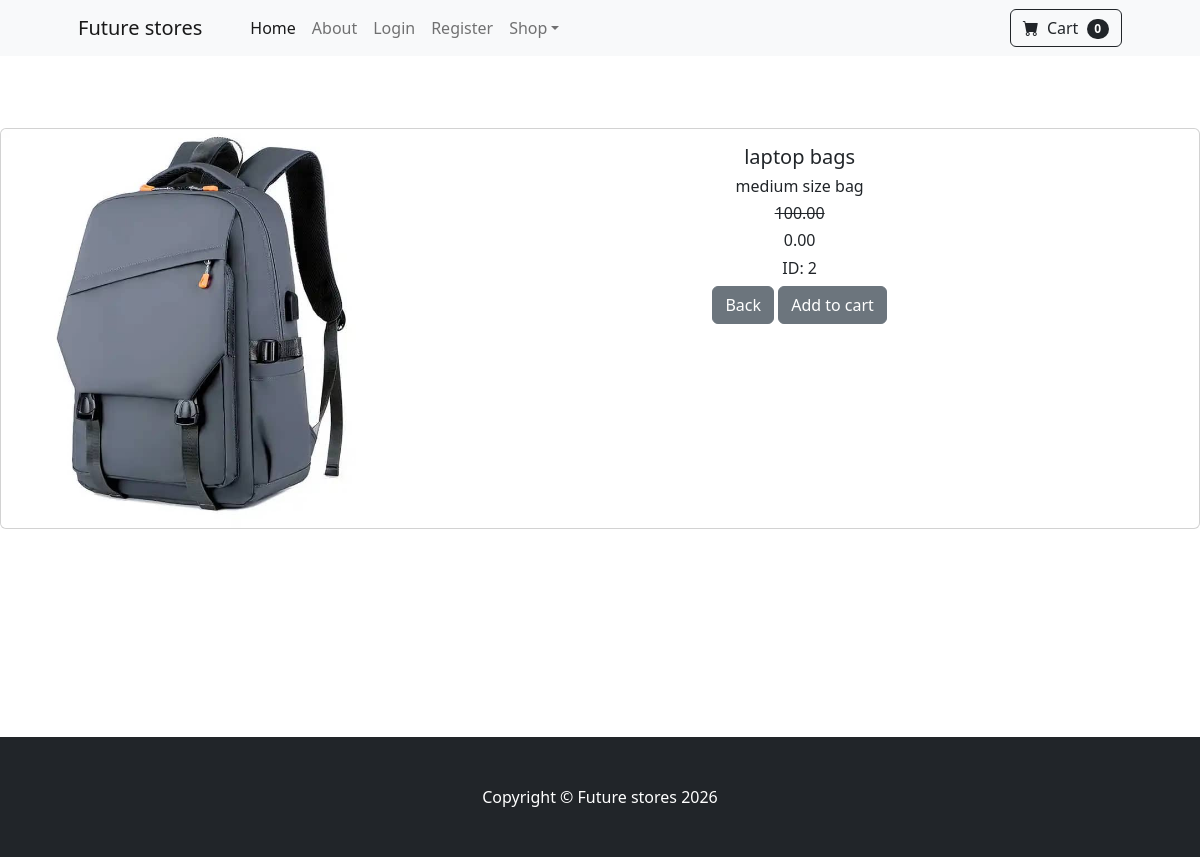
Screenshot of /product/2/ with the database file from the repository.
### store/models.py (models this page shows, shortened)
class Product(models.Model):
    name= models.CharField(max_length= 50)
    price= models.DecimalField( decimal_places=2, max_digits=10)
    category= models.ForeignKey(Category, on_delete=models.CASCADE)
    description= models.CharField(max_length=250, blank=True)
    image= models.ImageField(upload_to='uploads/product/')
    is_sale= models.BooleanField(default=False)
    sale_price= models.DecimalField(default=0, decimal_places=2, max_digits=6)

### store/views.py (the view)
# urls.py: path('product/<int:pk>/', views.product, name= 'product'),
def product(request, pk):
    product= Product.objects.get(id= pk)
    return  render(request, 'product.html', {'product': product})

### cart/context_processors.py (called while the page is built)
def cart(request):
    return {
        'cart': Cart(request)
    }

### store/templates/product.html (shortened to what this page needs)
{% extends 'base.html' %}
{% load static %}
{% block content %}
 <br><br><b></b><br>
<div class="card mb-3" >
  <div class="row g-0">
    <div class="col-md-4">
      <img src="{{product.image.url}}" class="img-fluid rounded-start" alt="...">
    </div>
    <div class="col-md-8">
      <div class="card-body">
        <center>
        <h5 class="card-title">{{product.name}}</h5>
        <h6 class="card-text">{{product.description}}</h6>
        <h6 class="card-text"> <strike>{{product.price}}</strike> </h6>
        <h6 class="card-text"> {{product.sale_price}}</h6>
        <h6>ID: {{product.id}}</h6>
        <a href="{% url 'home' %}" class="btn btn-secondary">Back</a>
        <button class="btn btn-secondary " type="button" value="{{product.id}}" id="add_cart">Add to cart</button>
        </center>
      </div>
    </div>
  </div>
</div>
<br><br><br><br><br><br><br><br>
{% endblock %}

### rows the page displays
Product: image (picture), name "laptop bags", description "medium size bag", price "100.00", sale_price "0.00", id "2"
